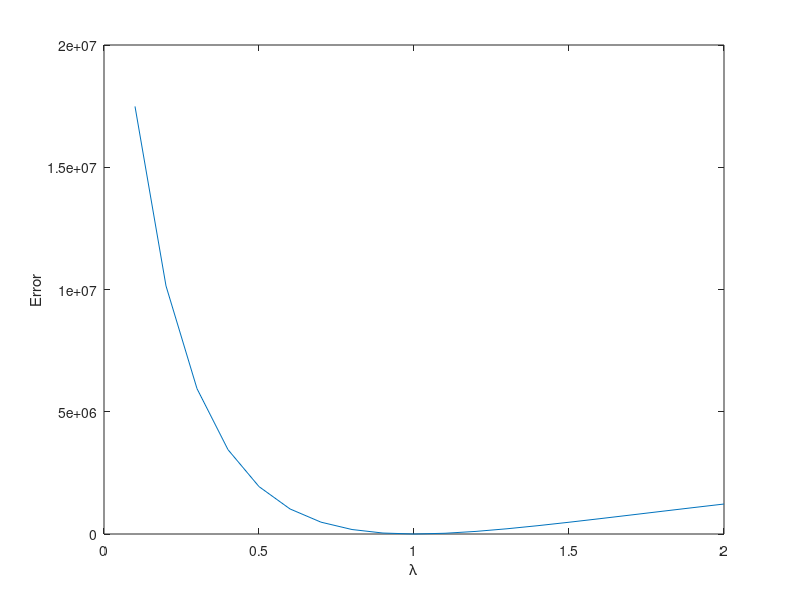

This figure's MATLAB source: (Note: this script raises an error after producing the figure.)
% %% This script is used to calibrate load duration curve using a nonlinear
% %% function, in order to get valuation function.
% %% inputs:
% %%	inputLDC - the LDC you want to calibrate
% %% p0 - average electricity price
% %% elasticity - average elasticty during the whole horzion
% %% outputs: parameters a0, a1, b, labmda
% %% According to the theory in EnergyCon2018Appendix.pdf

% % step 0: specify your input data
inputLDC = 720:-1:1;    % inputLDC is a row vector
p0 = 213; 
elasticity = -0.13;   % adapt to your data


% % step 1: find the best lambda using least square
H = max(size(inputLDC)); % the horizon of the LDC
t = 1:H;
lambdaVec = 0.1:0.1:2;
lambdaN = size(lambdaVec,2);
error = zeros(lambdaN,1);
% traverse over all the instances of lambda, do polyfit and calculate error
for i = 1:lambdaN
    lambda = lambdaVec(i);
    temp1 = (t./H).^(1/lambda);
    temp2 = inputLDC;
    temp = polyfit(temp1,temp2,1);   
    
    tempk = temp(1);
    tempb = temp(2);
    
    tempx= linspace(1,H, H); % Adapt n for resolution of graph
    tempy = tempk*(tempx./H).^(1/lambda)+tempb;
    
    error(i) = sum((inputLDC - tempy).^2);  
end
% plot lambda-error
figure;
plot(lambdaVec,error);
xlabel('\lambda');
ylabel('Error');

% find the labmda that error is minimized
[~,lambdaIdx] = min(error); % the index of the best lambda
lambda = lambdaVec(lambdaIdx);

temp1 = (t./H).^(1/lambda);
temp2 = inputLDC;
temp = polyfit(temp1,temp2,1);

tempk = temp(1);
tempb = temp(2);

% % step 2: calculate othere parameters
% tempk = -a1/b; tempb = -p0/b + a0/b;
% => a1 = -tempk*b; a0 = tempb*b+p0;

syms x b % 
solutionb = vpasolve( int(  1/( b*tempb + b*tempk*x^(1/lambda) ) , x,0,1) == elasticity/(-p0),b);
% if the calculation above is too slow, you can reduce the resolution of
% lambda. For example, if lambad = 1.99, you can  use 2 instead.
a1 =  -tempk*solutionb;
a0 = p0 + solutionb*tempb;

% % step 3: compare the calibrated LDC with the actual one
tempx= linspace(1,H, H); % Adapt n for resolution of graph
tempy = tempk*(tempx./H).^(1/lambda) + tempb;
tempy2 = -a1/solutionb*(tempx./H).^(1/lambda) - p0/solutionb + a0/solutionb;
figure;
plot(inputLDC,'linewidth',1);
hold on;
plot(tempy2,'linewidth',1);
legend('Actual','Calibrated')
xlabel('Duration (Hours)');
ylabel('Power (MW)')
